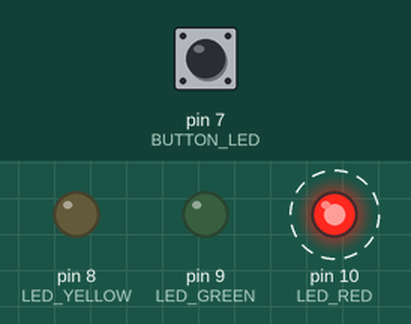
This sketch was run on a simulated Arduino Uno, built with avr-gcc and run on an emulated ATmega328P. Shown: output pins drawn as LEDs (lit = HIGH). Dashed ring = blinking. The test bench sets the inputs (shaded band); at power-on: pin 7 (BUTTON_LED) HIGH.

Above: at 1.2 s.
1.3 s: pin 7 (BUTTON_LED) pulled LOW for 0.15 s
At 1.92 s:
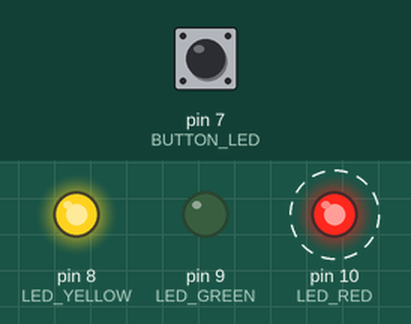
At 3.32 s:
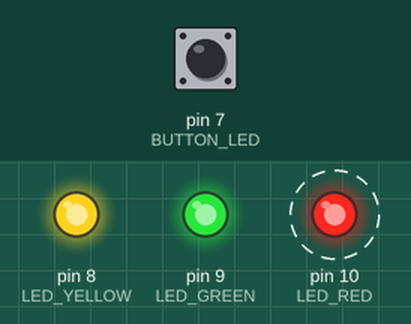
4.3 s: pin 7 (BUTTON_LED) pulled LOW for 3.2 s
Timing chart, 0 to 15.0 s (numbered marks = the images above; inputs shaded):
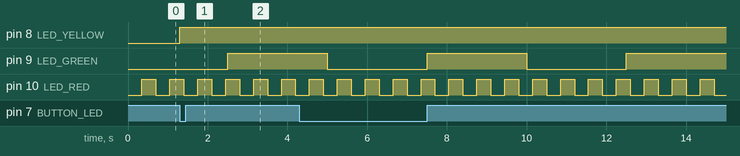

Measured:
- after the input at 1.3 s, pin 8 (LED_YELLOW): LOW → HIGH at once
- by itself, pin 9 (LED_GREEN): alternates HIGH for 2.5 s and LOW for 2.5 s
- by itself, pin 10 (LED_RED): alternates HIGH for 0.35 s and LOW for 0.35 s

The sketch:

led_multiplos.ino
```cpp
/*
  ------------------------------------------------------------
  Atividade: Pisca-LED em intervalos diferentes de tempo
  @author Ana Caroline Pedrosa e Silva
  @version 3.0 24/04/2025

  Descrição: Pisca o LED_1 com intervalo de 350ms, o LED_2 com intervalo de
  2500ms. Além disso, ligar o LED_3 e permanecer ligado por 5 segundos quando o botão 1 for
  pressionado.

  Funcionalidades:
    1. Pisca LED de acordo com seu intervalo
    2. Usa millis() para controle não bloqueante
    3. Modifica o estado do led de acordo com um intervalo
  ------------------------------------------------------------
*/

#define BUTTON_LED 7

#define LED_YELLOW 8
#define LED_GREEN 9
#define LED_RED 10

int ledStateRed = LOW;
int ledStateGreen = LOW;
int ledStateYellow = LOW;

int buttonState = 0;

unsigned long tempo_anterior_green = 0;
unsigned long tempo_anterior_red = 0;
long tempo_anterior_yellow = 0;

long intervalo_led_red = 350;
long intervalo_led_green = 2500;
long intervalo_button = 5000;

void setup() {
  Serial.begin(9600);
  pinMode(LED_YELLOW, OUTPUT);
  pinMode(LED_GREEN, OUTPUT);
  pinMode(LED_RED, OUTPUT);

  pinMode(BUTTON_LED, INPUT_PULLUP);

  digitalWrite(LED_YELLOW, ledStateYellow);
  digitalWrite(LED_GREEN, ledStateGreen);
  digitalWrite(LED_RED, ledStateRed);
}

void loop(){
  buttonState = digitalRead(BUTTON_LED);

  pisca_led(LED_GREEN, intervalo_led_green, &ledStateGreen, &tempo_anterior_green);
  pisca_led(LED_RED, intervalo_led_red, &ledStateRed, &tempo_anterior_red);

  if(!buttonState){
    acender_led(LED_YELLOW, intervalo_button, &ledStateYellow, &tempo_anterior_yellow);
  }
}

//Alteração: foi usado ponteiros para garatir a mudança de estado do led fora do escopo da função
void pisca_led(int pino, long intervalo, int *estado_led, unsigned long *tempo_anterior) {
  unsigned long tempo_atual = millis();

  if (tempo_atual - *tempo_anterior >= intervalo) {
    *tempo_anterior = tempo_atual;
    *estado_led = !(*estado_led);
    digitalWrite(pino, *estado_led);
  }
}

void acender_led(int pino, long intervalo, int *estado_led, unsigned long *tempo_anterior) {
  unsigned long tempo_atual = millis();

  if (*estado_led == LOW) {
    *estado_led = HIGH;
    digitalWrite(pino, *estado_led);
    *tempo_anterior = tempo_atual;
  }
  if (tempo_atual - *tempo_anterior >= intervalo) {
    *estado_led = LOW;
    digitalWrite(pino, *estado_led);
  }
}
```
